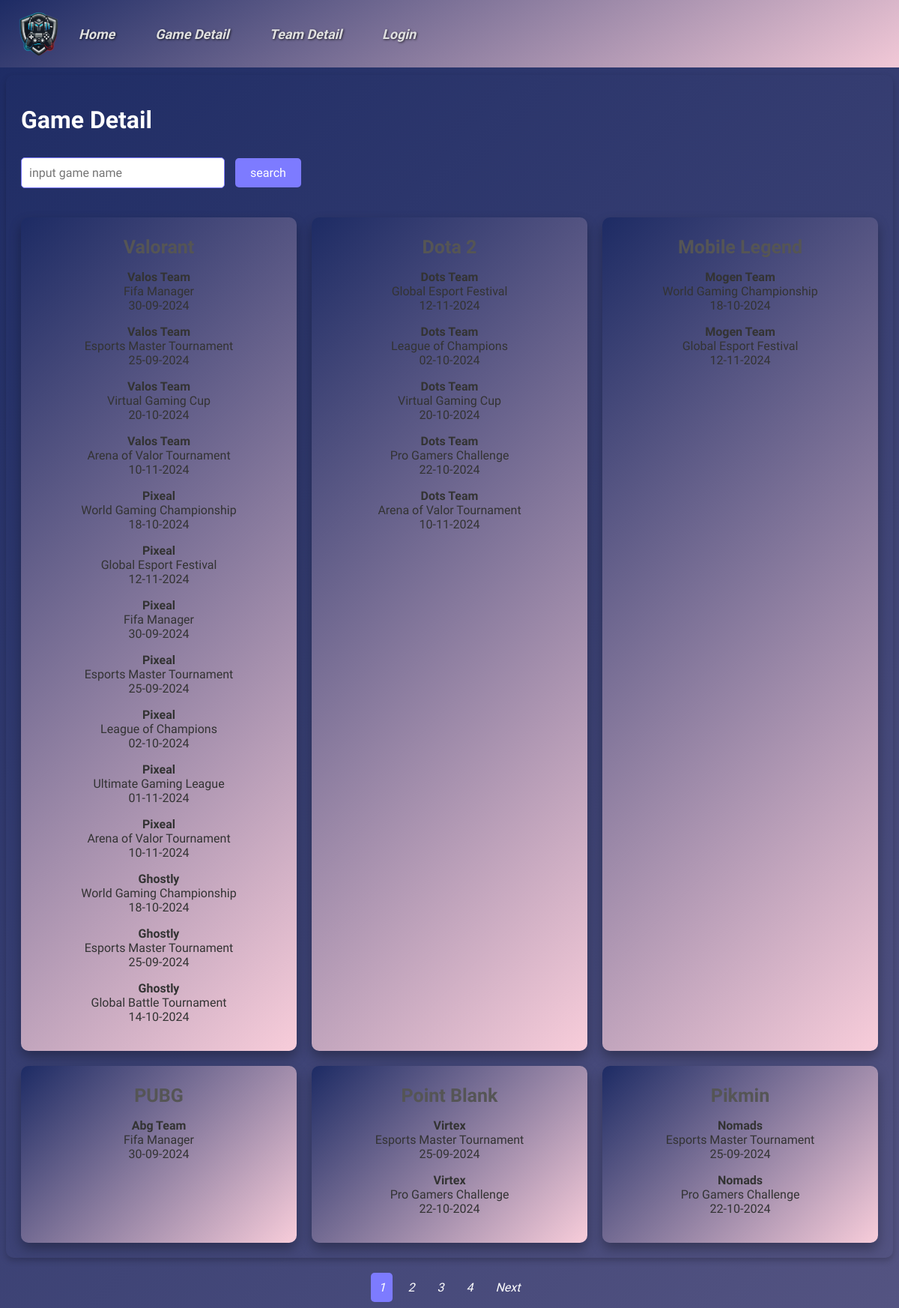
Page /backendMember/dbgamedetail.php on the committed database.
### tables this page shows
CREATE TABLE `game` (
  `idgame` int NOT NULL AUTO_INCREMENT,
  `name` varchar(45) DEFAULT NULL,
  `description` varchar(200) DEFAULT NULL,
  PRIMARY KEY (`idgame`)
);

CREATE TABLE `team` (
  `idteam` int NOT NULL AUTO_INCREMENT,
  `idgame` int NOT NULL,
  `name` varchar(45) DEFAULT NULL,
  PRIMARY KEY (`idteam`),
  KEY `fk_team_game1_idx` (`idgame`),
  CONSTRAINT `fk_team_game1` FOREIGN KEY (`idgame`) REFERENCES `game` (`idgame`) ON DELETE CASCADE ON UPDATE CASCADE
);

CREATE TABLE `event` (
  `idevent` int NOT NULL AUTO_INCREMENT,
  `name` varchar(45) DEFAULT NULL,
  `date` date DEFAULT NULL,
  `description` varchar(200) DEFAULT NULL,
  PRIMARY KEY (`idevent`)
);

### backendAdmin/models/parent.php (called while the page is built, shortened)
<?php
    class ParentClass {
        public function __construct(){
            $this->mysqli = new mysqli(SERVER_NAME, USER_NAME, PASSWORD, DB_NAME);
        }
    }
?>

### backendAdmin/models/game.php (called while the page is built, shortened)
<?php
    require_once("parent.php");
    class Game extends ParentClass{
        public function getGame($cari = "", $limit = 5, $offset = 0) {
            if (!empty($cari)) {
                $game = "%" . $cari . "%";
                $statement = $this->mysqli->prepare("select * from game where name LIKE ? LIMIT ? OFFSET ?");
                $statement->bind_param('sii', $game, $limit, $offset);
            } else {
                $statement = $this->mysqli->prepare("select * from game LIMIT ? OFFSET ?");
                $statement->bind_param('ii', $limit, $offset);
            }
            $statement->execute();
            $result = $statement->get_result();
            return $result;
        }
        public function getTotalGames($cari = "") {
            if (!empty($cari)) {
                $game = "%" . $cari . "%";
                $statement = $this->mysqli->prepare("select count(*) as total from game WHERE name LIKE ?");
                $statement->bind_param('s', $game);
            } else {
                $statement = $this->mysqli->prepare("select count(*) as total from game");
            }
            $statement->execute();
            $result = $statement->get_result();
            $row = $result->fetch_assoc();
            return $row['total'];
        }
        public function gameDetail($game){
            $statement = $this->mysqli->prepare("select t.name as team_name, g.name as game_name,
                                                    e.name as event_name, e.description, e.date from event_teams as et
                                                    inner join event as e on et.idevent = e.idevent
                                                    inner join team as t on et.idteam = t.idteam
                                                    inner join game as g on t.idgame = g.idgame
                                                    where g.name = ?");
            $statement->bind_param('s', $game);
            $statement-> execute();
            $result = $statement-> get_result();
            return $result;
        }
    }
?>

### backendMember/dbgamedetail.php (the view, shortened to what this page needs)
<?php
require_once("../backendAdmin/models/game.php");
$game= new Game();
$limit = 6;
$page = isset($_GET['page']) ? $_GET['page'] : 1;
$offset = ($page - 1) * $limit;
if (isset($_GET['searchGame'])) {
    $searchgame = $_GET['searchGame'];
    $result = $game->getGame($searchgame, $limit, $offset);
    $total_records = $game->getTotalGames($searchgame);
} else {
    $result = $game->getGame("", $limit, $offset);
    $total_records = $game->getTotalGames();
}
$total_pages = ceil($total_records / $limit);
?>
<!DOCTYPE html>
<html lang="en">
<head>
    <link rel="stylesheet" href="css/navbar.css">
    <link rel="stylesheet" href="css/dbmember.css">
    <link rel="stylesheet" href="css/paging.css">
    <link rel="stylesheet" href="css/card.css">
</head>
<body>
    <nav class="navbar">
        <div class="logo">
            <img src="icon/logo.png" alt="esport-logo">
        </div>
        <ul class="nav-links">
            <li><a href="../Homepage.php">Home</a></li>
            <li><a href="dbgamedetail.php">Game Detail</a></li>
            <li><a href="dbteamdetail.php">Team Detail</a></li>
            <li><a href="member/dblogin.php">Login</a></li>
        </ul>
    </nav>
    <div class="container" style="margin-top: 100px !important;">
        <h1>Game Detail</h1>
        <form action="" method="get">
            <input type="text" name="searchGame" placeholder="input game name">
            <input type="submit" value="search" class="btn-add"> <br><br>
        </form>
        <div class="card-grid">
            <?php
            while ($row = $result->fetch_assoc()) {
                echo "<div class='card'>";
                echo "<h2 class='game-name' style='font-size:25px;'>" . $row['name'] . "</h2>";
                $gameName = $row['name'];
                $result2 = $game->gameDetail($gameName);
                if ($result2->num_rows > 0) {
                    while ($row2 = $result2->fetch_assoc()) {
                        echo "<p class='team-info'>" . "<strong>" . $row2['team_name'] . "</strong>" . " <br> " . $row2['event_name'] . " <br> " .  date("d-m-Y", strtotime($row2['date'])) . "</p>";
                    }
                } else {
                    echo "<p class='no-event' style='color:red;'>This team has no event</p>";
                }
                echo "</div>";
            }
            ?>
        </div>
    </div>
    <div class="pagination">
        <?php
        for ($i = 1; $i <= $total_pages; $i++) {
            $search_param = isset($_GET['searchGame']) ? $_GET['searchGame'] : '';
            $active_class = $i == $page ? 'active' : '';
            echo "<a href='dbgamedetail.php?page=$i&searchGame=$search_param' class='$active_class'>$i</a>";
        }
        if ($page < $total_pages) {
            $next_page = $page + 1;
            $search_param = isset($_GET['searchGame']) ? $_GET['searchGame'] : '';
            echo "<a href='dbgamedetail.php?page=$next_page&searchGame=$search_param'>Next</a>";
        }
        ?>
    </div>
</body>
</html>

### backendMember/css/navbar.css (style rules this page uses)
.navbar { display: flex; align-items: center; width: 100%; position: fixed; top: 0; left: 0; z-index: 1000; background: linear-gradient(150deg, #1d2b64, #f8cdda); padding: 15px 20px; }
.logo img { width: 60px; height: 60px; max-width: 100%; display: block; object-fit: contain; }
.nav-links { list-style: none; padding: 0; margin: 0; text-align: left; }
.nav-links li { display: inline-block; margin: 0px 25px; text-align: left; }
.nav-links li a { color: #E0E0E0; font-family: 'Audiowide', cursive; text-decoration: none; font-size: 18px; font-weight: 600; text-shadow: 1px 1px 3px rgba(0, 0, 0, 0.7); }

### backendMember/css/dbmember.css (style rules this page uses)
body { background: linear-gradient(135deg, #1d2b64, #f8cdda); background-size: 400% 400%; animation: gradientAnimation 15s ease infinite; color: #fff; font-family: 'Audiowide', cursive; }
.container { max-width: 1000px; margin: 100px auto; background: transparent; padding: 15px; border-radius: 10px; box-shadow: 0px 4px 8px rgba(0, 0, 0, 0.2); }
a { color: #ffffff; text-decoration: none; text-decoration: underline; font-style: italic; }
.btn-add { background-color: #7D7BFF ; color: #fff; padding: 10px 20px; border: none; cursor: pointer; text-decoration: none; font-size: 16px; border-radius: 5px; display: inline-block; margin-top: 10px; font-family: 'Audiowide', cursive; }
form input[type="text"] { padding: 10px; font-size: 16px; border: 1px solid #7D7BFF; border-radius: 5px; margin-right: 10px; width: 250px; font-family: 'Audiowide', cursive; }
[type="text"] { font-family: 'Audiowide', cursive; width: 200px; padding: 5px; border-radius: 5px; border: 1px solid #7D7BFF; }

### backendMember/css/paging.css (style rules this page uses)
.pagination { display: flex; justify-content: center; align-items: center; margin-top: 20px; }
.pagination a { padding: 10px 10px; margin: 0 5px; text-decoration: none; background-color: transparent; color: white; border-radius: 5px; }
.pagination a.active { background-color: #7D7BFF; }

### backendMember/css/card.css (style rules this page uses)
.container { max-width: 1200px; margin: 0 auto; padding: 20px; }
.card-grid { display: grid; grid-template-columns: repeat(3, 1fr); gap: 20px; margin-top: 20px; }
.card { background: linear-gradient(135deg, rgba(29, 43, 100, 1), rgba(248, 205, 218, 1)); box-shadow: 0 8px 16px rgba(0, 0, 0, 0.3); border-radius: 10px; padding: 20px; text-align: center; color: #333; transition: transform 0.3s; }
.game-name { font-size: 16px; margin: 5px 0; color: #555; }

### rows in the picture
game: name "Valorant"
team: name "Valos Team", event.name "Fifa Manager", event.date "30-09-2024", event.name "Esports Master Tournament", event.date "25-09-2024", event.name "Virtual Gaming Cup", event.date "20-10-2024", event.name "Arena of Valor Tournament", event.date "10-11-2024"
team: name "Pixeal", event.name "World Gaming Championship", event.date "18-10-2024", event.name "Global Esport Festival", event.date "12-11-2024", event.name "Fifa Manager", event.date "30-09-2024", event.name "Esports Master Tournament", event.date "25-09-2024", event.name "League of Champions", event.date "02-10-2024", event.name "Ultimate Gaming League", event.date "01-11-2024", event.name "Arena of Valor Tournament", event.date "10-11-2024"
team: name "Ghostly", event.name "World Gaming Championship", event.date "18-10-2024", event.name "Esports Master Tournament", event.date "25-09-2024", event.name "Global Battle Tournament", event.date "14-10-2024"
game: name "Dota 2"
team: name "Dots Team", event.name "Global Esport Festival", event.date "12-11-2024", event.name "League of Champions", event.date "02-10-2024", event.name "Virtual Gaming Cup", event.date "20-10-2024", event.name "Pro Gamers Challenge", event.date "22-10-2024", event.name "Arena of Valor Tournament", event.date "10-11-2024"
game: name "Mobile Legend"
team: name "Mogen Team", event.name "World Gaming Championship", event.date "18-10-2024", event.name "Global Esport Festival", event.date "12-11-2024"
game: name "PUBG"
team: name "Abg Team", event.name "Fifa Manager", event.date "30-09-2024"
game: name "Point Blank"
team: name "Virtex", event.name "Esports Master Tournament", event.date "25-09-2024", event.name "Pro Gamers Challenge", event.date "22-10-2024"
game: name "Pikmin"
team: name "Nomads", event.name "Esports Master Tournament", event.date "25-09-2024", event.name "Pro Gamers Challenge", event.date "22-10-2024"
